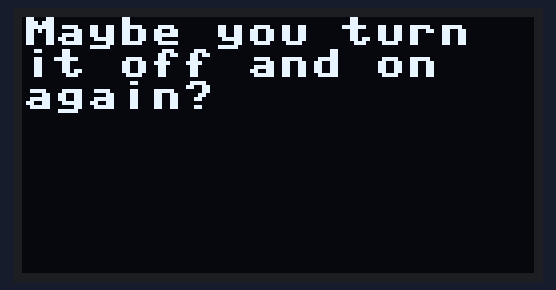
The program below on a simulated MicroPython board. On the bench: 128×64 one-colour display. Random numbers come from a fixed seed. At 5.5 s the program stops and its outputs stay as they are.

Above: at 0.3 s.

The program:

problem_solver.py
```python
import json
import time
import urandom
import ssd1306
import machine


def clear_display(fill=0, show=0):
    """
    This can be use either to clear the screen will all pixels activated or deactivated by changing
    the blnFill and if the show is set to one it will immediately shown on the OLED screen

    Args:
        fill: Boolean to fill the screen.
        show: Boolean to show or not on the screen.

    Returns:
        None.
    """
    display.fill(fill)
    if show:
        display.show()


def wrapped_text(message, max_chars = 16):
    """
    It will split the text to fit the max_chars by line, by default is set to 16 but it could
    be changed.

    Args:
        message: String with the text to split.

    Returns:
        List with the text sliced.
    """
    words = message.split(" ")
    wordlines = []
    msg = ""
    for iteraction, word in enumerate(words):
        remaining_chars = max_chars - len(msg)
        if (len(msg + " " + word) <= remaining_chars) or ((len(word) + 1) <= remaining_chars):
            if iteraction == len(words) - 1:
                msg += word + " "
                wordlines.append(msg)
                break
            else:
                msg += word + " "
        else:
            if iteraction == len(words) - 1:
                wordlines.append(msg)
                msg = word + (" " * remaining_chars)
                wordlines.append(msg)
                break
            else:
                wordlines.append(msg)
                msg = word + " "
        if (len(msg) >= max_chars):
            wordlines.append(msg)
            msg = ""
    return wordlines


def print_wrapped(words):
    """
    This will print the text into the screen display.

    Args:
        words: List with the text to print.

    Returns:
        None.
    """
    lines = [0, 8, 16, 24, 32, 40, 48]
    if len(words) <= len(lines):
        for item, message in enumerate(words):
            display.text(message, 0, lines[item])
            display.show()
    else:
        line_counter = 0
        for iteraction in range(len(words)):
            if iteraction >= len(lines):
                time.sleep(3)
                line_counter = 0
            display.text(words[iteraction], 0, lines[line_counter])
            display.show()
            line_counter += 1


def get_random_question():
    """
    It will actually get a random number

    Returns:
        String with the question selected.
    """
    with open("questions.json", "r") as q_file:
        questions = json.loads(q_file.read())
    q_file.close()

    choise = urandom.getrandbits(5)
    return questions[str(choise)]


i2c = machine.I2C(scl=machine.Pin(4), sda=machine.Pin(5))
display = ssd1306.SSD1306_I2C(128, 64, i2c)
clear_display()


clear_display(1, 1)
time.sleep_ms(100)
clear_display(0, 1)
print_wrapped(wrapped_text(get_random_question()))
time.sleep(5)
clear_display(1, 1)
time.sleep_ms(200)
clear_display(0, 1)
```

Measured:
- what the display in image 0 shows lasts 5.1 s, from 0.2 s to 5.3 s
